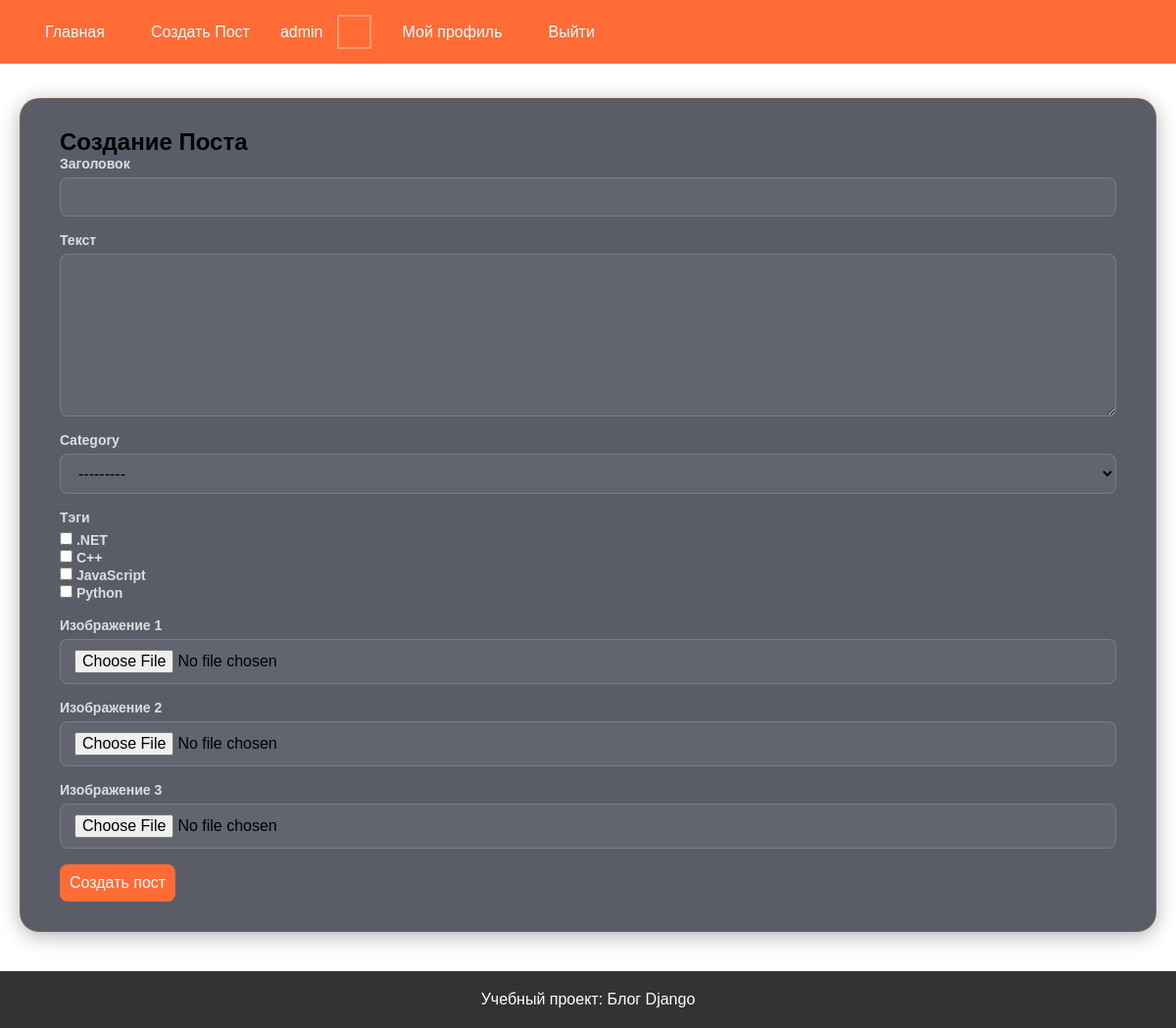
The app's page /post/posts/create/ (signed in), older data.
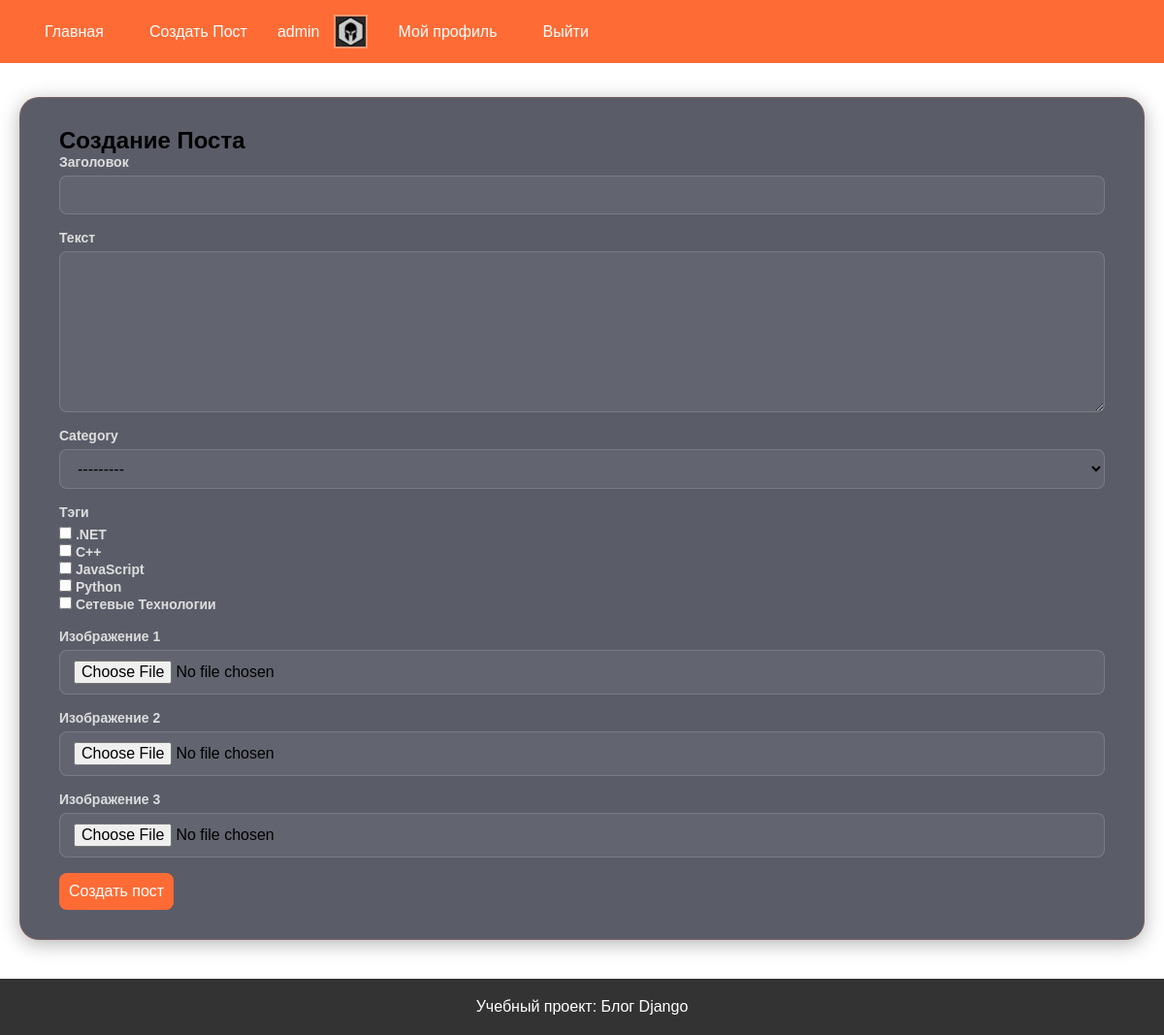
The same page, newer data.
### users/models.py (models this page shows, shortened)
class CustomUser(AbstractUser):
    phone = models.CharField('телефон',max_length=100, blank=True)
    city = models.CharField('город',max_length=100,blank=True,)
    avatar = models.ImageField('аватар', upload_to='avatars/', blank=True, null=True)

### blog/views.py (the view)
# urls.py: path('posts/create/', views.post_create, name = "post_create"),
@login_required
def post_create(request):
    if request.method =='POST':
        form = PostForm(request.POST, request.FILES)
        if form.is_valid():
            post = form.save(commit=False)
            post.author = request.user
            post.save()
            form.save_m2m()
            messages.success(request, 'Пост создан')
            return redirect(post.get_absolute_url())
    else:
        form = PostForm()
    return render(request,'blog/post_create.html',context = {'form':form})

### blog/forms.py
class PostForm(forms.ModelForm):
    class Meta:
        model = Post
        fields = ('title', 'text', 'category', 'tags', 'image1', 'image2', 'image3')
        widgets = {
            'text': forms.Textarea(attrs={'rows':8}),
            'tags': forms.CheckboxSelectMultiple(),
        }

### blog/models.py (called while the page is built)
    def __str__(self):
        return self.name

    def __str__(self):
        return self.name

### templates/blog/post_create.html (shortened to what this page needs)
{% extends 'base.html' %}
{% block content %}
<section class="form-page">
  <h1>Создание Поста</h1>
  <form method="post" enctype="multipart/form-data" class="content-form">
    {% for field in form %}
      <div class="form-group">
        <label for="{{ field.id_for_label }}">{{ field.label }}</label>
        {{ field }}
      </div>
    {% endfor %}
    <button class="btn btn-primary" type="submit">Создать пост</button>
  </form>
</section>
{% endblock %}

### templates/base.html (shortened to what this page needs)
{% load static %}
<!DOCTYPE html>
<html lang="ru">
<head>
    <link rel="stylesheet" href="{% static 'css/style.css' %}">
</head>
<body>
    <header>
        <nav>
            <a href="{% url 'blog:post_list' %}">Главная</a>
            <a href="{% url 'blog:post_create' %}">Создать Пост</a>
            {% if user.is_authenticated %}
                <span>{{ user.username }}</span>
                <div class="avatar-header">
                    {% if user.avatar %}
                        <img src="{{ user.avatar.url }}" alt="Аватар пользователя" class="avatar">
                    {% endif %}
                </div>
                <a href="{% url 'users:account' %}">Мой профиль</a>
                <a href="{% url 'users:logout' %}">Выйти</a>
            {% else %}
                <a href="{% url 'users:login' %}">Войти</a>
                <a href="{% url 'users:register' %}">Регистрация</a>
            {% endif %}
        </nav>
    </header>
    <main>
        <div class="PageContent">
           {% block content %}
           {% endblock %}
        </div>
    </main>
    <footer>
        <p>Учебный проект: Блог Django</p>
    </footer>
</body>
</html>

Row changes from the older to the newer data that the page shows:
changed CustomUser "admin": avatar: picture added
Text that changed along with them:
form field tags: "☐ ☐ ☐ ☐" → "☐ ☐ ☐ ☐ ☐"
text no longer shown: ".NET C++ JavaScript Python"
text now shown: ".NET C++ JavaScript Python Сетевые Технологии"
